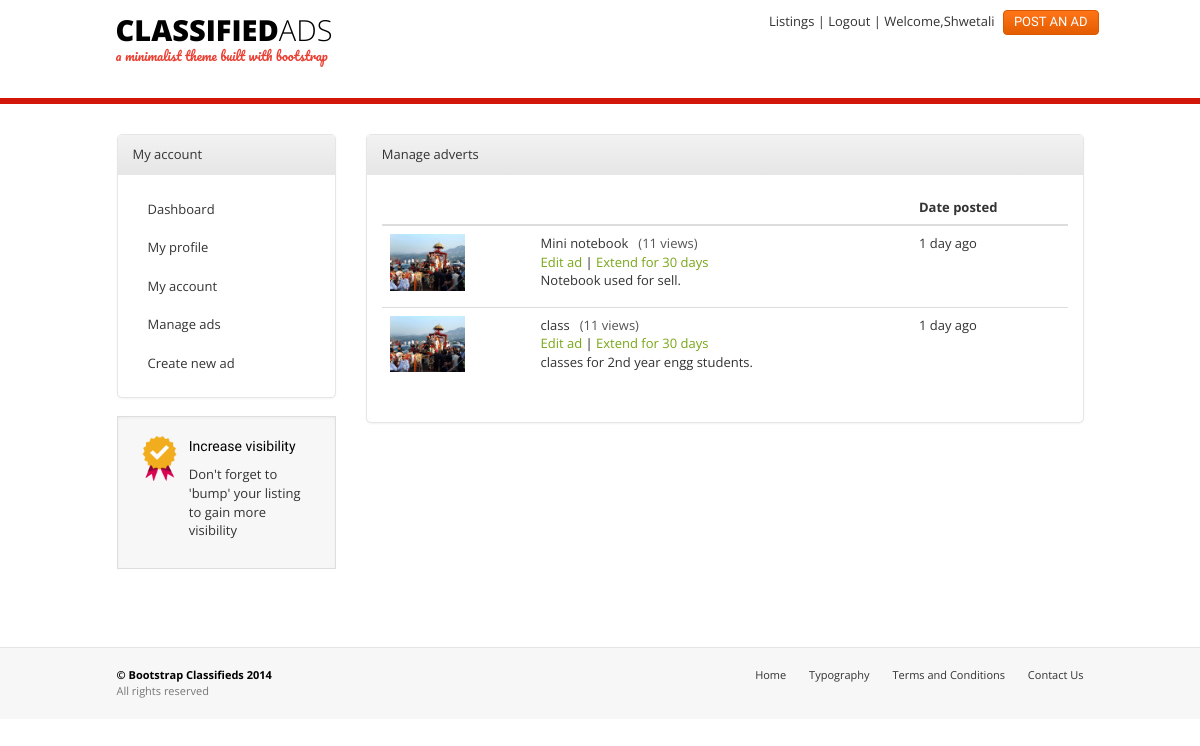
Page /account_ads.php (signed in) on the committed database.
### tables this page shows
CREATE TABLE IF NOT EXISTS `ads` (
  `adId` int(11) NOT NULL AUTO_INCREMENT,
  `adHeading` varchar(255) NOT NULL,
  `adText` text NOT NULL,
  `adPrice` double NOT NULL,
  `adPincode` int(15) NOT NULL,
  `adImg1` varchar(500) DEFAULT NULL,
  `adImg2` varchar(500) DEFAULT NULL,
  `adImg3` varchar(500) DEFAULT NULL,
  `adImg4` varchar(500) DEFAULT NULL,
  `uId` int(11) DEFAULT NULL,
  `adRegion` varchar(255) NOT NULL,
  `adKey` varchar(500) NOT NULL,
  `opId` int(11) NOT NULL,
  `adStatus` varchar(100) NOT NULL,
  `adCity` varchar(500) NOT NULL,
  `adCountry` varchar(200) NOT NULL,
  `adDate` date NOT NULL,
  PRIMARY KEY (`adId`),
  KEY `uId` (`uId`),
  KEY `oId` (`opId`)
);

### account_ads.php (the view, shortened to what this page needs)
<?php
if(isset($_SESSION['uid'])){
$uid=$_SESSION['uid'];
$username=$_SESSION['user'];
}
?>
<!DOCTYPE html>
<html lang="en">
    <head>
        <link id="switch_style" href="css/bootstrap.css" rel="stylesheet">
        <link href="css/theme.css" rel="stylesheet">
        <link href="css/dropzone.css" rel="stylesheet">
        <link href="//netdna.bootstrapcdn.com/font-awesome/4.0.3/css/font-awesome.css" rel="stylesheet">
        <link rel="stylesheet" type="text/css" href="js/fancybox/jquery.fancybox.css?v=2.1.5" media="screen" />
        <link rel="stylesheet" type="text/css" href="js/fancybox/helpers/jquery.fancybox-buttons.css?v=2.1.5" media="screen" />
    </head>
    <body>
        <nav class="navbar navbar-default" role="navigation">
            <div class="container">
                <div class="navbar-header">
                    <a href="index.php" class="navbar-brand ">
                        <span class="logo"><strong>classified</strong><span class="handwriting">ads</span><br />
                            <small >a minimalist theme built with bootstrap </small></span>
                    </a>
                </div>
                <div class="collapse navbar-collapse">
                    <div class="nav navbar-nav navbar-right hidden-xs">
                        <div class="row">
                            <div class="pull-right">
                                <a href="listings.php">Listings</a> |
                                <a href="logout.php">Logout</a> |
                                <a href='account_dashboard.php'><?php echo "Welcome,", $username;?></a>
                                <a href="account_ad_create.php" class="btn btn-warning post-ad-btn">Post an ad</a>
                            </div>
                        </div>
                    </div>
                </div>
                </div>
            </nav>
       <hr class="topbar"/>
  <div class="container">
    <div class="row">
        <div class="col-sm-3">
            <div class="sidebar-account">
	<div class="row ">
		<div class="col-lg-12">
			<div class="panel panel-default">
				<div class="panel-heading">My account</div>
				<div class="panel-body">
					<ul class="nav">
						<li>
							<a class="active" href="account_dashboard.php">Dashboard</a>
						</li>
						<li>
							<a class="active" href="account_profile.php">My profile</a>
						</li>
                        <li>
							<a class="active" href="account_account.php">My account</a>
						</li>
						<li>
							<a class="active" href="account_ads.php">Manage ads</a>
						</li>
						<li>
							<a class="active" href="account_ad_create.php">Create new ad</a>
						</li>
					</ul>
				</div>
			</div>
		</div>
	</div>
	<div class="row hidden-xs">
<div class="col-lg-12">
		<div class="well">
			<div class="row ">
        <div class="col-lg-3">
		  <img src="images/Crest.png" width="45"/>
		</div>
	   <div class="col-lg-9">
<h4 style="margin-top: 0">Increase visibility</h4>
			<p>Don't forget to 'bump' your listing to gain more visibility</p>
			</div>
			</div>
		</div>
	       	</div>
		</div>
    </div>
</div>
        <div class="col-sm-9">
            <div class="panel panel-default">
                <div class="panel-heading">Manage adverts</div>
                <div class="panel-body">
                    <form class="form-vertical">
                        <fieldset>
                            <div class="row">
                                <div class="col-sm-12" >
                                    <table class="table edit-listings">
                                        <thead>
                                            <tr>
                                                <th></th>
                                                <th></th>
                                                <th>Date&nbsp;posted</th>
                                            </tr>
                                        </thead>
                                        <tbody>
                                <?php
                                include("config.php");
                                $sql_uad="SELECT ads.*,options.*,users.* from ads inner join options on ads.opId=options.opId left join users on ads.uId=users.uId where ads.uId=$uid";
                                $result_sql_uad=mysql_query($sql_uad,$connect);
                                while($uad=mysql_fetch_object($result_sql_uad)){
                                ?>
                                            <tr>
                                                <td><img src="<?php echo $uad->adImg1;?>" style="width:75px" /></td>
                                                <td class="main-td">
                                                    <a href="account_ad_create.php"><?php echo $uad->adHeading;?></a><a href="#" class="no-views">(11 views)</a><br />
                                                    <a class="edit-ad" href="account_ad_create.php">Edit ad</a>
                                                    <a class="extend-ad" href="#" data-toggle="tooltip" title="Extend ad by 30 days">Extend for 30 days</a>
                                                    <p ><?php echo $uad->adText;?></p>
                                                </td>
                                                <td>1 day ago</td>
                                            </tr>
                                            <?php }?>
                                        </tbody>
                                    </table>
                                </div>
                            </div>
                        </div>
            </div>
        </div>
    </div>
    <br />
</div>
<div class="footer">
    <div class="container">
        <div class="row">
            <div class="col-sm-4 col-xs-12">
                <p><strong>&copy; Bootstrap Classifieds 2014</strong></p>
                <p>All rights reserved</p>
            </div>
            <div class="col-sm-8 col-xs-12">
                <p class="footer-links">
                    <a href="index.php" class="active">Home</a>
                    <a href="typography.php">Typography</a>
                    <a href="terms.php">Terms and Conditions</a>
                    <a href="contact.php">Contact Us</a>
                </p>
            </div>
        </div>
    </div>
</div>
</body>
</html>

### css/theme.css (style rules this page uses)
html { text-rendering: optimizeLegibility !important; -webkit-font-smoothing: antialiased !important; }
*, *:before, *:after { -moz-box-sizing: border-box; }
.container { max-width: 997px !important; }
.navbar { background-image: -webkit-linear-gradient(top, #ffffff 0%, #ffffff 100%); background-image: linear-gradient(to bottom, #ffffff 0%, #ffffff 100%); background-repeat: repeat-x; filter: progid:DXImageTransform.Microsoft.gradient(startColorstr='#ffffffff', endColorstr='#ffffffff', GradientType=0); border-radius: 0; background: transparent; }
.navbar-brand, .navbar-nav > li > a { text-shadow: 0 1px 0 rgba(255, 255, 255, 0.25); }
.navbar-default { border: none; }
a.navbar-brand { font-weight: 100; margin-top: 10px; padding: 0px 9px; line-height: 21px; text-transform: uppercase; font-size: 29px; display: block; float: left; height: 60px; line-height: 60px; font-family: 'Open Sans', Tahoma, sans-serif; }
a.navbar-brand strong { font-weight: 800; }
a.navbar-brand span { float: left; height: 20px; line-height: 20px; }
a.navbar-brand .handwriting { float: right; text-transform: uppercase; }
a.navbar-brand small { color: #EA4135; font-size: 13px; height: 20px; line-height: 20px; font-weight: 100; text-transform: none; font-family: "Pacifico", Monaco, Consolas, monospace; }
.header, .marketing, .footer { padding-left: 0; padding-right: 0; }
.footer { padding-top: 19px; font-size: 11px; text-align: center; padding-bottom: 20px; margin-top: 40px; }
.footer strong { color: #000; }
.footer p { margin-bottom: 0; }
.footer .footer-links { float: none; }
.footer .footer-links a { margin-left: 20px; font-size: 11px; }
.footer .footer-links a.active { color: #333333; }
.edit-listings .no-views { color: #555555; margin-left: 10px; }
.edit-listings .edit-ad:after { content: " | "; color: #222222; text-decoration: none !important; }
.edit-listings .edit-ad { color: #79a618; }
.edit-listings .extend-ad { color: #79a618; }
@media (min-width: 768px) { .footer { text-align: left; } }
@media (min-width: 768px) { .footer .footer-links { float: right; } }
.topbar { border: 3px solid #D2160A; }
.post-ad-btn { padding: 2px 10px; height: 25px; width: auto; margin-left: 5px; }

### rows in the picture
ads: adImg1 (picture), adHeading "Mini notebook", adText "Notebook used for sell."
ads: adImg1 (picture), adHeading "class", adText "classes for 2nd year engg students."

### other values in the picture
$username "Shwetali"
